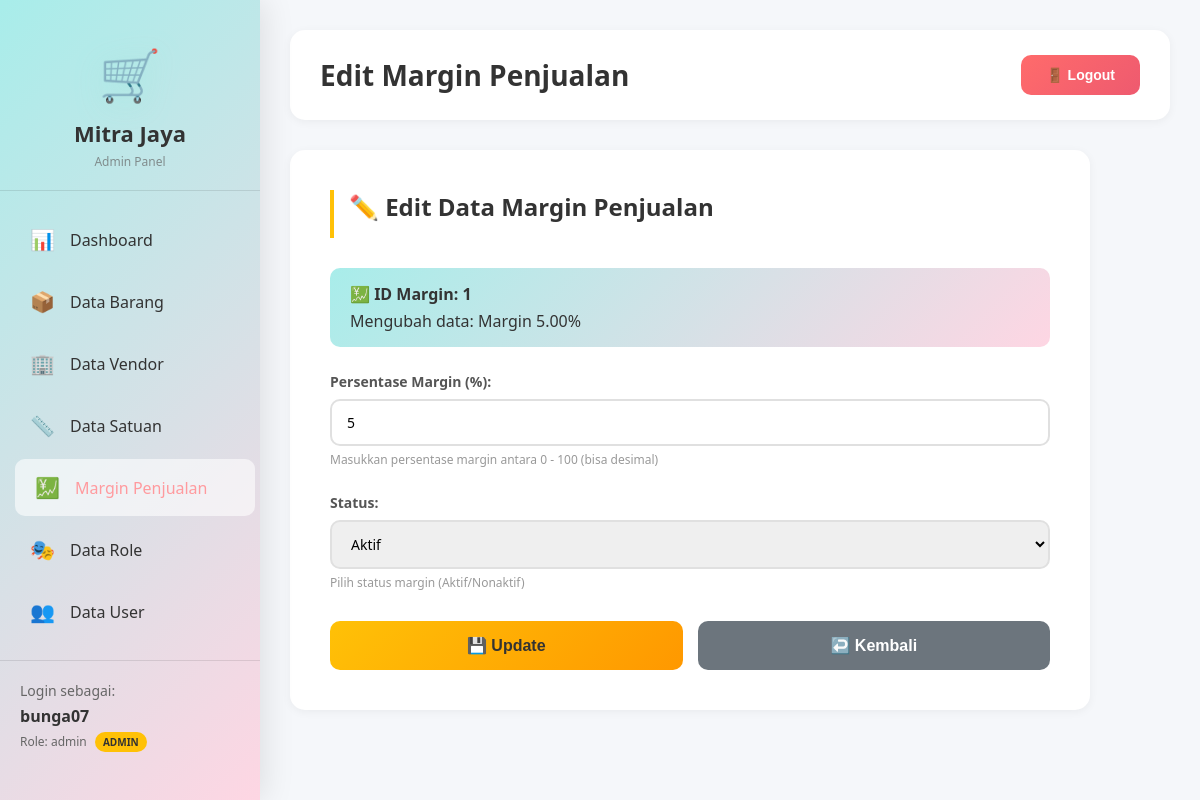
/margin_penjualan/updatemargin.php?id=1 (signed in), run on the app's committed database.
### tables this page shows
CREATE TABLE `margin_penjualan` (
  `idmargin_penjualan` int(11) NOT NULL AUTO_INCREMENT,
  `created_at` timestamp NOT NULL DEFAULT current_timestamp(),
  `persen` double DEFAULT NULL,
  `status` tinyint(4) DEFAULT NULL,
  `iduser` int(11) DEFAULT NULL,
  `updated_at` timestamp NOT NULL DEFAULT current_timestamp() ON UPDATE current_timestamp(),
  PRIMARY KEY (`idmargin_penjualan`),
  KEY `iduser` (`iduser`),
  CONSTRAINT `margin_penjualan_ibfk_1` FOREIGN KEY (`iduser`) REFERENCES `user` (`iduser`)
);

### margin_penjualan/updatemargin.php (the view, shortened to what this page needs)
<?php
$host = 'localhost';
$dbname = 'db_mitrajayasupermarket';
$db_username = 'root';
$db_password = '';
$margin = null;
try {
    $conn = new PDO("mysql:host=$host;dbname=$dbname", $db_username, $db_password);
    $conn->setAttribute(PDO::ATTR_ERRMODE, PDO::ERRMODE_EXCEPTION);
    $id = $_GET['id'];
    $stmt = $conn->prepare("SELECT * FROM margin_penjualan WHERE idmargin_penjualan = ?");
    $stmt->execute([$id]);
    $margin = $stmt->fetch(PDO::FETCH_ASSOC);
} catch(PDOException $e) {
    $error = "Error: " . $e->getMessage();
}
?>
<!DOCTYPE html>
<html lang="id">
<head>
</head>
<body>
    <div class="sidebar">
        <div class="logo">
            <div class="logo-icon">🛒</div>
            <h2>Mitra Jaya</h2>
            <p>Admin Panel</p>
        </div>
        <ul class="menu">
            <li><a href="../dashboard/dashboardadmin.php"><span class="menu-icon">📊</span> Dashboard</a></li>
            <li><a href="../barang/indexbarang.php"><span class="menu-icon">📦</span> Data Barang</a></li>
            <li><a href="../vendor/indexvendor.php"><span class="menu-icon">🏢</span> Data Vendor</a></li>
            <li><a href="../satuan/indexsatuan.php"><span class="menu-icon">📏</span> Data Satuan</a></li>
            <li><a href="indexmargin.php" class="active"><span class="menu-icon">💹</span> Margin Penjualan</a></li>
            <li><a href="../role/indexrole.php"><span class="menu-icon">🎭</span> Data Role</a></li>
            <li><a href="../user/indexuser.php"><span class="menu-icon">👥</span> Data User</a></li>
        </ul>
        <div class="user-info">
            <p>Login sebagai:</p>
            <strong><?php echo $_SESSION['username']; ?></strong>
            <p style="margin-top: 5px; font-size: 12px;">
                Role: <?php echo $_SESSION['role_name']; ?>
                <?php if ($_SESSION['role_id'] == 2): ?>
                    <span class="role-badge role-superadmin">⭐ SUPER</span>
                <?php elseif ($_SESSION['role_id'] == 1): ?>
                    <span class="role-badge role-admin">ADMIN</span>
                <?php endif; ?>
            </p>
        </div>
    </div>
    <div class="main-content">
        <div class="header">
            <h1>Edit Margin Penjualan</h1>
            <button class="btn-logout" onclick="window.location.href='../login/logout.php'">
                🚪 Logout
            </button>
        </div>
        <div class="form-card">
            <h2 class="page-title">✏️ Edit Data Margin Penjualan</h2>
            <div class="info-box">
                <strong>💹 ID Margin: <?php echo $margin['idmargin_penjualan']; ?></strong>
                Mengubah data: Margin <?php echo number_format($margin['persen'], 2); ?>%
            </div>
            <form method="POST" action="">
                <div class="form-group">
                    <label for="persen">Persentase Margin (%):</label>
                    <input type="number" id="persen" name="persen" required
                           value="<?php echo $margin['persen']; ?>"
                           placeholder="Contoh: 5.0, 10.5, 15.0"
                           min="0" max="100" step="0.01">
                    <div class="input-hint">Masukkan persentase margin antara 0 - 100 (bisa desimal)</div>
                </div>
                <div class="form-group">
                    <label for="status">Status:</label>
                    <select id="status" name="status" required>
                        <option value="1" <?php echo ($margin['status'] == 1) ? 'selected' : ''; ?>>Aktif</option>
                    </select>
                    <div class="input-hint">Pilih status margin (Aktif/Nonaktif)</div>
                </div>
                <div class="button-group">
                    <button type="submit" class="btn btn-warning">
                        💾 Update
                    </button>
                    <button type="button" class="btn btn-secondary" onclick="window.location.href='indexmargin.php'">
                        ↩️ Kembali
                    </button>
                </div>
            </form>
        </div>
    </div>
</body>
</html>

### margin_penjualan/updatemargin.php (style rules this page uses)
* { margin: 0; padding: 0; box-sizing: border-box; }
body { font-family: 'Segoe UI', Tahoma, Geneva, Verdana, sans-serif; background: #f5f7fa; display: flex; }
.sidebar { width: 260px; background: linear-gradient(135deg, #a8edea 0%, #fed6e3 100%); min-height: 100vh; color: #333; padding: 20px 0; position: fixed; left: 0; top: 0; box-shadow: 4px 0 30px rgba(0, 0, 0, 0.1); }
.logo { text-align: center; padding: 20px; border-bottom: 1px solid rgba(0,0,0,0.1); margin-bottom: 20px; }
.logo-icon { font-size: 50px; margin-bottom: 10px; filter: drop-shadow(0 5px 15px rgba(116, 235, 213, 0.3)); }
.logo h2 { font-size: 22px; margin-bottom: 5px; color: #333; }
.logo p { font-size: 12px; opacity: 0.7; color: #666; }
.menu { list-style: none; padding: 0 10px; }
.menu li { margin-bottom: 5px; }
.menu a { display: flex; align-items: center; padding: 15px 20px; color: #333; text-decoration: none; border-radius: 10px; transition: all 0.3s ease; font-weight: 500; }
.menu a:hover, .menu a.active { background: rgba(255,255,255,0.6); color: #ff9a9e; transform: translateX(5px); }
.menu-icon { margin-right: 15px; font-size: 20px; }
.user-info { padding: 20px; border-top: 1px solid rgba(0,0,0,0.1); margin-top: 20px; }
.user-info p { font-size: 14px; margin-bottom: 5px; color: #666; }
.user-info strong { font-size: 16px; color: #333; }
.role-badge { display: inline-block; padding: 3px 8px; border-radius: 12px; font-size: 10px; font-weight: 700; margin-left: 5px; text-transform: uppercase; }
.role-admin { background: #ffc107; color: #333; }
.main-content { margin-left: 260px; flex: 1; padding: 30px; }
.header { background: white; padding: 25px 30px; border-radius: 15px; box-shadow: 0 2px 10px rgba(0,0,0,0.05); margin-bottom: 30px; display: flex; justify-content: space-between; align-items: center; }
.header h1 { color: #333; font-size: 28px; }
.btn-logout { background: linear-gradient(135deg, #ff6b6b, #ee5a6f); color: white; border: none; padding: 12px 25px; border-radius: 10px; cursor: pointer; font-size: 14px; font-weight: 600; transition: all 0.3s ease; }
.form-card { background: white; padding: 40px; border-radius: 15px; box-shadow: 0 2px 10px rgba(0,0,0,0.05); max-width: 800px; }
.page-title { font-size: 24px; color: #333; margin-bottom: 30px; padding-bottom: 15px; border-left: 4px solid #ffc107; padding-left: 15px; }
.form-group { margin-bottom: 25px; }
.form-group label { display: block; font-size: 14px; font-weight: 600; color: #555; margin-bottom: 8px; }
.form-group input, .form-group select { width: 100%; padding: 12px 15px; border: 2px solid #e0e0e0; border-radius: 10px; font-size: 14px; transition: all 0.3s ease; font-family: 'Segoe UI', Tahoma, Geneva, Verdana, sans-serif; }
.form-group input[type="number"] { -moz-appearance: textfield; }
.button-group { display: flex; gap: 15px; margin-top: 30px; }
.btn { flex: 1; padding: 15px; border: none; border-radius: 10px; font-size: 16px; font-weight: 600; cursor: pointer; transition: all 0.3s ease; }
.btn-warning { background: linear-gradient(135deg, #ffc107 0%, #ff9800 100%); color: #333; }
.btn-secondary { background: #6c757d; color: white; }
.input-hint { font-size: 12px; color: #999; margin-top: 5px; }
.info-box { background: linear-gradient(135deg, #a8edea 0%, #fed6e3 100%); padding: 15px 20px; border-radius: 10px; margin-bottom: 25px; color: #333; }
.info-box strong { display: block; margin-bottom: 5px; }

### data on the page
margin_penjualan: idmargin_penjualan "1", persen "5.00", persen "5", status "Aktif"

### other printed values
$_SESSION['username'] "bunga07"
$_SESSION['role_name'] "admin"
